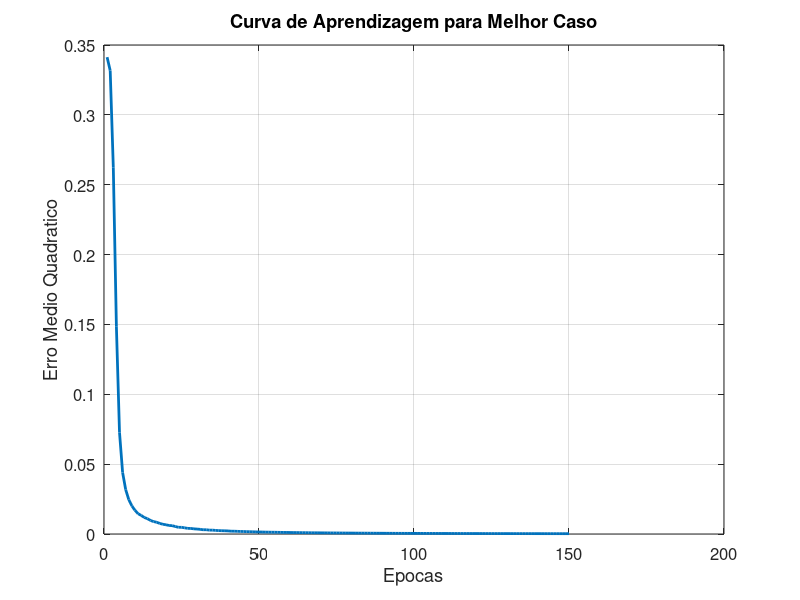
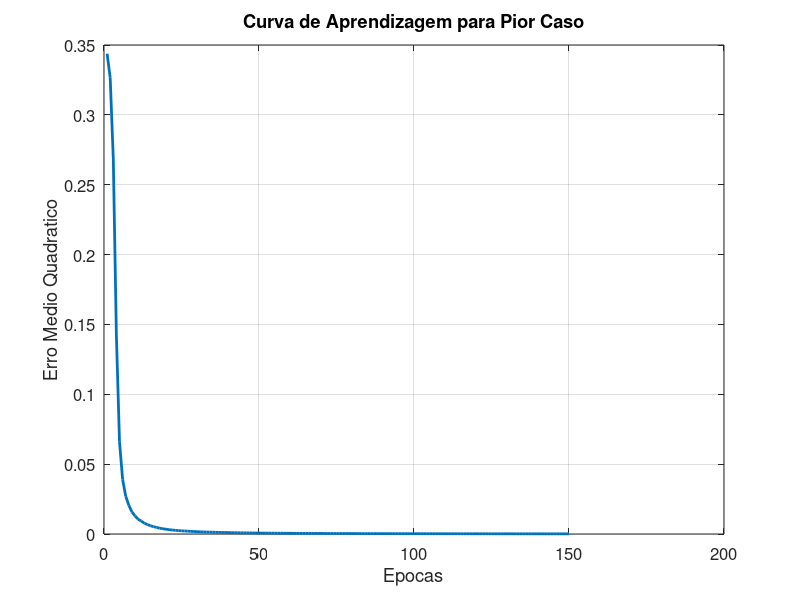
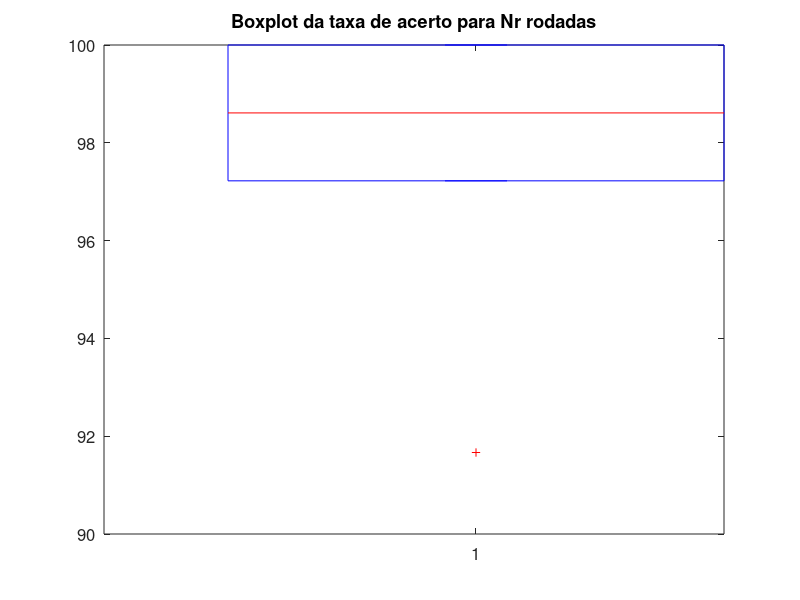
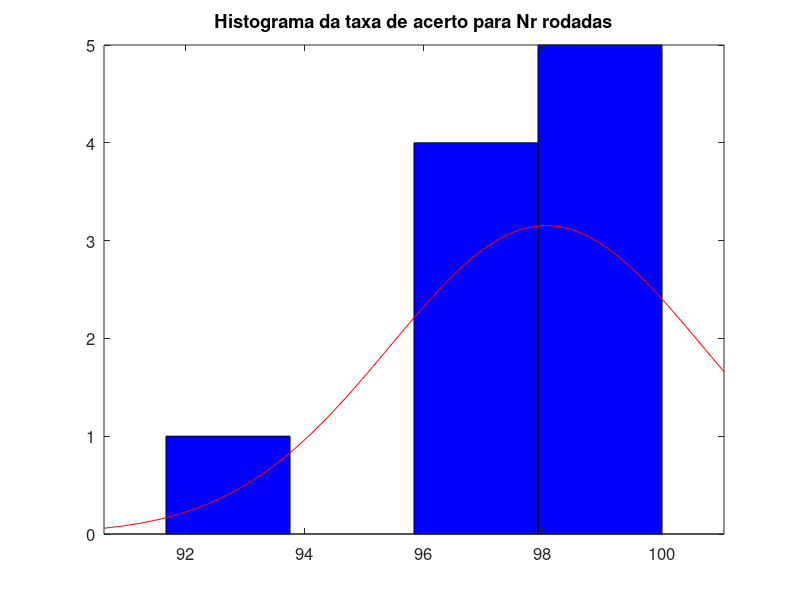

Reproduce these figures in MATLAB, in order.
% Implementacao da rede MLP canonica (backpropagation com fator de momento)
% Usando as funcoes built-in (internas) do matlab
%
% Exemplo para disciplina de ICA
% Autor: Guilherme de A. Barreto
% Date: 16/05/2023

%
% X = Vetor de entrada
% d = saida desejada (escalar)
% W = Matriz de pesos Entrada -> Camada Oculta
% M = Matriz de Pesos Camada Oculta -> Camada saida
% eta = taxa de aprendizagem
% alfa = fator de momento

clear; clc; close all
pkg load statistics


% Carrega DADOS
%=================
%dados=load('derm_input.txt');  % Vetores (padroes) de entrada
%alvos=load('derm_target.txt'); % Saidas desejadas correspondentes

dados=load('wine_input.txt');  % Vetores (padroes) de entrada
alvos=load('wine_target.txt'); % Saidas desejadas correspondentes

% Embaralha vetores de entrada e saidas desejadas
[LinD ColD]=size(dados);

% Normaliza componentes para media zero e variancia unitaria
for i=1:LinD,
	mi=mean(dados(i,:));  % Media das linhas
  di=std(dados(i,:));   % desvio-padrao das linhas
	dados(i,:)= (dados(i,:) - mi)./di;
end
Dn=dados;

% DEFINE ARQUITETURA DA REDE
%===========================
Ne = 150; % No. de epocas de treinamento
Nr = 10;   % No. de rodadas de treinamento/teste
Nh = 15;   % No. de neuronios na camada oculta
No = length(alvos(:,1));   % No. de neuronios na camada de saida

eta=0.05;   % Passo de aprendizagem
mom=0.75;  % Fator de momento

% Define tamanho dos conjuntos de treinamento/teste (hold out)
ptrn=0.8;    % Porcentagem usada para treino
ptst=1-ptrn; % Porcentagem usada para teste

for r=1:Nr,

    Repeticao=r,

    I=randperm(ColD);
    Dn=Dn(:,I);
    alvos=alvos(:,I);   % Embaralha saidas desejadas tambem p/ manter correspondencia com vetor de entrada

    J=floor(ptrn*ColD);

    % Vetores para treinamento e saidas desejadas correspondentes
    P = Dn(:,1:J); T1 = alvos(:,1:J);
    [lP Ntrain]=size(P);   % Tamanho da matriz de vetores de treinamento

    % Vetores para teste e saidas desejadas correspondentes
    Q = Dn(:,J+1:end); T2 = alvos(:,J+1:end);
    [lQ Ntest]=size(Q);   % Tamanho da matriz de vetores de teste

    % Inicia matrizes de pesos
    WW=0.01*rand(Nh,lP+1);   % Pesos entrada -> camada oculta
    WW_old=WW;              % Necessario para termo de momento

    MM=0.01*rand(No,Nh+1);   % Pesos camada oculta -> camada de saida
    MM_old = MM;            % Necessario para termo de momento

    %%% ETAPA DE TREINAMENTO
    for t=1:Ne,   % Inicio do loop de epocas

        I=randperm(Ntrain); P=P(:,I); T1=T1(:,I);   % Embaralha vetores de treinamento e saidas desejadas

        EQ=0;
        for tt=1:Ntrain,   % Inicia LOOP de epocas de treinamento
            % CAMADA OCULTA
            X=[+1; P(:,tt)];      % Constroi vetor de entrada com adicao da entrada x0=-1
            Ui = WW * X;          % Ativacao (net) dos neuronios da camada oculta
            Yi = 1./(1+exp(-Ui)); % Saida entre [0,1] (funcao logistica)

            % CAMADA DE SAIDA
            Y=[+1; Yi];           % Constroi vetor de entrada DESTA CAMADA com adicao da entrada y0=-1
            Uk = MM * Y;          % Ativacao (net) dos neuronios da camada de saida
            Ok = 1./(1+exp(-Uk)); % Saida entre [0,1] (funcao logistica)

            % CALCULO DO ERRO
            Ek = T1(:,tt) - Ok;           % erro entre a saida desejada e a saida da rede
            EQ = EQ + 0.5*sum(Ek.^2);     % soma do erro quadratico de todos os neuronios p/ VETOR DE ENTRADA


            %%% CALCULO DOS GRADIENTES LOCAIS
            Dk = Ok.*(1 - Ok) + 0.05;  % derivada da sigmoide logistica (camada de saida)
            DDk = Ek.*Dk;       % gradiente local (camada de saida)

            Di = Yi.*(1 - Yi) + 0.05; % derivada da sigmoide logistica (camada oculta)
            DDi = Di.*(MM(:,2:end)'*DDk);    % gradiente local (camada oculta)

            % AJUSTE DOS PESOS - CAMADA DE SAIDA
            MM_aux=MM;
            MM = MM + eta*DDk*Y' + mom*(MM - MM_old);
            MM_old=MM_aux;

            % AJUSTE DOS PESOS - CAMADA OCULTA
            WW_aux=WW;
            WW = WW + eta*DDi*X' + mom*(WW - WW_old);
            WW_old=WW_aux;
        end   % Fim de uma epoca

        % MEDIA DO ERRO QUADRATICO P/ EPOCA
        EQMepoca(t)=EQ/Ntrain;
    end   % Fim do loop de treinamento

    EQMtrain{r}=EQMepoca;   % Salva curva de aprendizagem para a r-esima repeticao

    %% ETAPA DE GENERALIZACAO  %%%
    OUT=[];
    EQMtested=0;
    for tt=1:Ntest,
        % CAMADA OCULTA
        X=[+1; Q(:,tt)];      % Constroi vetor de entrada com adicao da entrada x0=-1
        Ui = WW*X;          % Ativacao (net) dos neuronios da camada oculta
        Yi = 1./(1+exp(-Ui)); % Saida entre [0,1] (funcao logistica)

        % CAMADA DE SAIDA
        Y=[+1; Yi];           % Constroi vetor de entrada DESTA CAMADA com adicao da entrada y0=-1
        Uk = MM*Y;          % Ativacao (net) dos neuronios da camada de saida
        Ok = 1./(1+exp(-Uk)); % Saida entre [0,1] (funcao logistica)
        OUT=[OUT Ok];    % Armazena saidas da rede

        Ek = T2(:,tt) - Ok;   % erro entre a saida desejada e a saida da rede

        % ERRO QUADRATICO GLOBAL (todos os neuronios) POR VETOR DE ENTRADA
        EQMtested = EQMtested + 0.5*sum(Ek.^2);
    end

    EQMtest(r)=EQMtested/Ntest;

    % CALCULA TAXA DE ACERTO
    count_OK=0;  % Contador de acertos
    for t=1:Ntest,
        [T2max iT2max]=max(T2(:,t));  % Indice da saida desejada de maior valor
        [OUT_max iOUT_max]=max(OUT(:,t)); % Indice do neuronio cuja saida eh a maior
        if iT2max==iOUT_max,   % Conta acerto se os dois indices coincidem
            count_OK=count_OK+1;
        end
    end

    Tx_OK(r)=100*(count_OK/Ntest); % Taxa de acerto global
end

[Tx_OK_max r_max]=max(Tx_OK); % Encontra rodada que gerou maior Tx_OK e armazena em r_max
[Tx_OK_min r_min]=min(Tx_OK); % Encontra rodada que gerou menor Tx_OK e armazena em r_min
Tx_OK_media=mean(Tx_OK); % Exibe media da taxa de acerto para as Nr rodadas
Tx_OK_desvio=std(Tx_OK); % Exibe desvio-padrao da taxa de acerto para as Nr rodadas
Tx_OK_mediana=median(Tx_OK);  % Exibe mediana da taxa de acerto dentre as Nr rodadas

STATS=[Tx_OK_media Tx_OK_desvio Tx_OK_min Tx_OK_max Tx_OK_mediana]

% Graficos
figure;
plot(1:Ne,EQMtrain{r_max},'linewidth',2); xlabel('Epocas');
ylabel('Erro Medio Quadratico');
title('Curva de Aprendizagem para Melhor Caso')
grid, set(gca,"fontsize", 12)

figure;
plot(1:Ne,EQMtrain{r_min},'linewidth',2); xlabel('Epocas');
ylabel('Erro Medio Quadratico');
title('Curva de Aprendizagem para Pior Caso')
grid, set(gca,"fontsize", 12)

figure; boxplot(Tx_OK,'linewidth',2);
title('Boxplot da taxa de acerto para Nr rodadas')
set(gca,"fontsize", 12)

figure; histfit(Tx_OK);
set(gca, "fontsize", 12)
title('Histograma da taxa de acerto para Nr rodadas')


